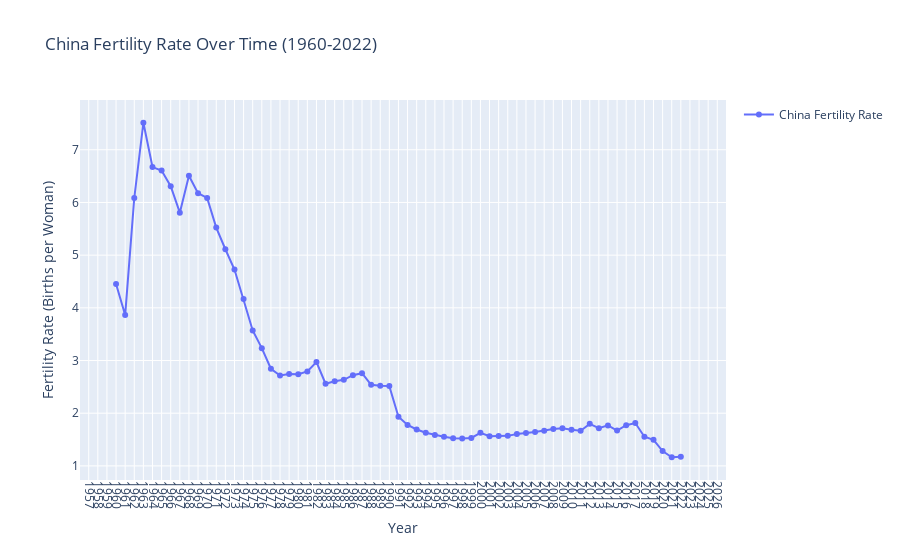

Notebook code for this chart:
### Markdown cell above
Total Population: China continues to see a growth in population. However, the rate at which the population is increasing at has decreased since the One child Policy was implemented in 1979 (shallower slope). As the policy shifted to a two child policy in 2016, the growth rate remains lower than it did prior to implmenetation of the One Child Policy. These impacts will continue to impact China's economy there will be much less young people of working age to support the older population and contribute to the rapid increase in GDP. 

GDP: China as seen a slow, but consistent increase in GDP in the 1900s until the early 2000s where it saw a rapid rise.

Despite the decrease in growth rate in population over time, its GDP has seen incredible growth.

### Code cell
#China Fertility Rate Over Time (1960-2021)
import wbdata
import pandas as pd
import plotly.graph_objects as go

!pip install cufflinks
import cufflinks as cf
cf.go_offline()

tfr_indicator = {'SP.DYN.TFRT.IN': 'Fertility Rate'}

country = 'CHN'  # China
start_year = 1960
end_year = 2022

fertility_data = wbdata.get_dataframe(tfr_indicator, country = country)
fertility_data.reset_index(inplace = True)
fertility_data['date'] = fertility_data['date'].astype(int)

fig = go.Figure()
fig.add_trace(go.Scatter(x = fertility_data['date'], y = fertility_data['Fertility Rate'], mode = 'lines+markers', name = 'China Fertility Rate'))

fig.update_layout(
    title = 'China Fertility Rate Over Time (1960-2022)',
    xaxis_title = 'Year',
    yaxis_title = 'Fertility Rate (Births per Woman)',
    showlegend = True,
    xaxis = dict(tickmode='linear', tickangle = 90, tickfont = dict(size = 12))
)

fig.show()

### Figure 1 — Plotly figure (JSON) as saved in the notebook; plotly's stock layout.template omitted (floating-point values rounded to 4 significant figures)
{"data": [{"mode": "lines+markers", "name": "China Fertility Rate", "type": "scatter", "x": [2023, 2022, 2021, 2020, 2019, 2018, 2017, 2016, 2015, 2014, 2013, 2012, 2011, 2010, 2009, 2008, 2007, 2006, 2005, 2004, 2003, 2002, 2001, 2000, 1999, 1998, 1997, 1996, 1995, 1994, 1993, 1992, 1991, 1990, 1989, 1988, 1987, 1986, 1985, 1984, 1983, 1982, 1981, 1980, 1979, 1978, 1977, 1976, 1975, 1974, 1973, 1972, 1971, 1970, 1969, 1968, 1967, 1966, 1965, 1964, 1963, 1962, 1961, 1960], "y": [NaN, 1.175, 1.164, 1.281, 1.496, 1.554, 1.813, 1.772, 1.67, 1.769, 1.714, 1.798, 1.668, 1.687, 1.714, 1.701, 1.666, 1.644, 1.624, 1.605, 1.57, 1.566, 1.563, 1.628, 1.53, 1.522, 1.527, 1.554, 1.588, 1.628, 1.691, 1.776, 1.934, 2.514, 2.52, 2.539, 2.76, 2.721, 2.633, 2.607, 2.559, 2.972, 2.792, 2.739, 2.745, 2.716, 2.844, 3.235, 3.571, 4.17, 4.726, 5.112, 5.523, 6.085, 6.175, 6.508, 5.806, 6.307, 6.605, 6.672, 7.513, 6.085, 3.863, 4.451]}], "layout": {"showlegend": true, "title": {"text": "China Fertility Rate Over Time (1960-2022)"}, "xaxis": {"tickangle": 90, "tickfont": {"size": 12}, "tickmode": "linear", "title": {"text": "Year"}}, "yaxis": {"title": {"text": "Fertility Rate (Births per Woman)"}}}}
